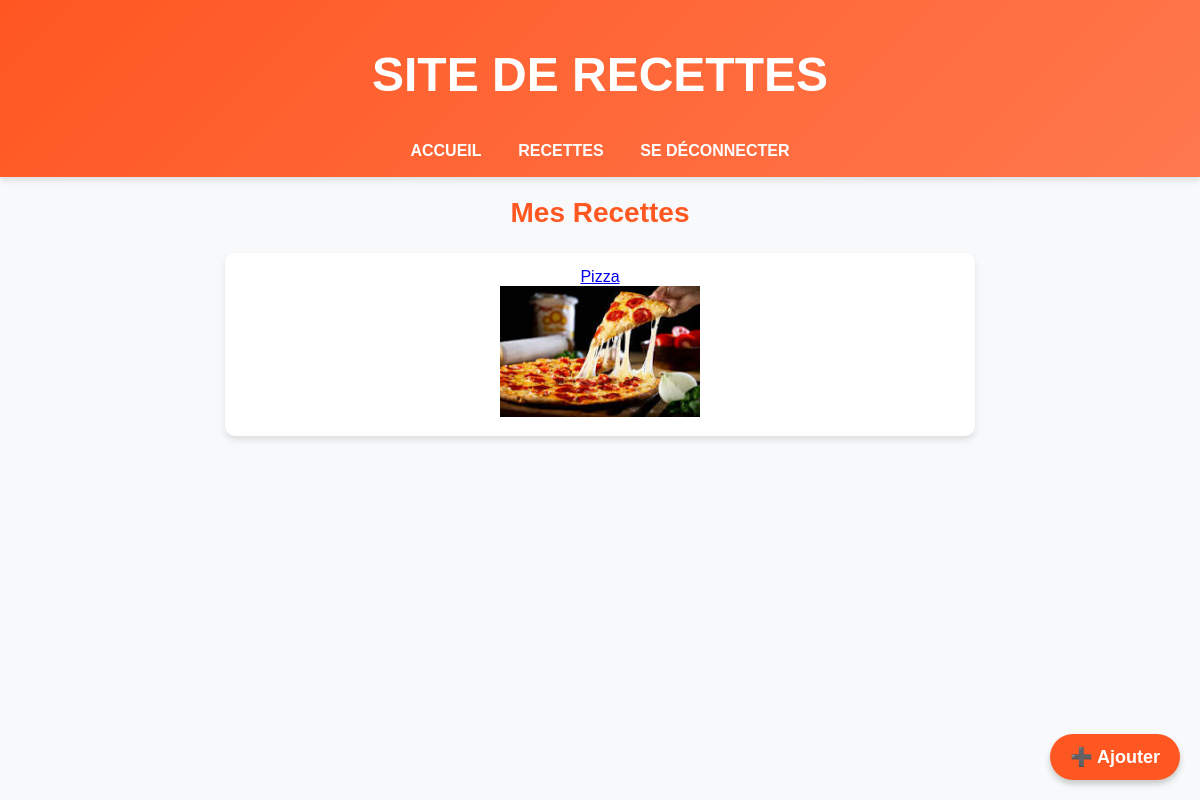
The app's page /recettes (signed in) with its own data.
### app.py (models this page shows)
class Recette(db.Model):
    id = db.Column(db.Integer, primary_key=True)
    nom = db.Column(db.String(100), nullable=False)
    ingredients = db.Column(db.Text, nullable=False)
    instructions = db.Column(db.Text, nullable=False)
    image = db.Column(db.String(100), nullable=True)
    publique = db.Column(db.Boolean, default=False)
    user_id = db.Column(db.Integer, db.ForeignKey('user.id'), nullable=False)

### app.py (the view)
@app.route("/recettes")
@login_required
def afficher_recettes():
    recettes = Recette.query.filter_by(user_id=current_user.id).all()
    return render_template("recettes.html", recettes=recettes)

### app.py (called while the page is built)
@login_manager.user_loader
def load_user(user_id):
    return User.query.get(int(user_id))

### templates/recettes.html (shortened to what this page needs)
{% extends "base.html" %}
{% block content %}
    <h2>Mes Recettes</h2>
    <a href="{{ url_for('ajouter_recette') }}" class="ajouter-recette-fixed">➕ Ajouter</a>
    <ul>
        {% for recette in recettes %}
            <li>
                <a href="{{ url_for('afficher_recette', id=recette.id) }}">{{ recette.nom }}</a>
                {% if recette.image %}
                    <br><img src="{{ url_for('static', filename='uploads/' + recette.image) }}" alt="Image de {{ recette.nom }}" width="200">
                {% endif %}
            </li>
        {% endfor %}
    </ul>
{% endblock %}

### static/style.css (style rules this page uses)
body { font-family: 'Poppins', sans-serif; margin: 0; padding: 0; background-color: #f8f9fa; text-align: center; color: #333; }
h2 { color: #ff5722; font-size: 28px; margin-top: 20px; }
ul { list-style-type: none; padding: 0; }
li { background: white; margin: 10px auto; padding: 15px; width: 60%; border-radius: 10px; box-shadow: 0 4px 6px rgba(0, 0, 0, 0.1); transition: transform 0.2s; }
.ajouter-recette-fixed { position: fixed; bottom: 20px; right: 20px; background: #ff5722; color: white; padding: 12px 20px; font-size: 18px; border-radius: 50px; text-decoration: none; font-weight: bold; box-shadow: 0 4px 6px rgba(0, 0, 0, 0.2); transition: 0.3s ease-in-out; }

### records on screen
Recette: nom "Pizza", image (picture)
